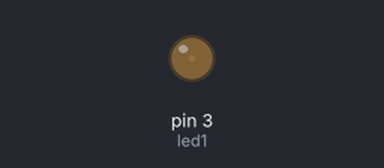
Recording of a sketch running on a simulated Arduino Uno, built with avr-gcc and run on an emulated ATmega328P. Shown: output pins drawn as LEDs (lit = HIGH).

Above: at 0.05 s.
At 1.3 s:
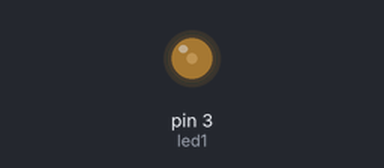
At 2.55 s:
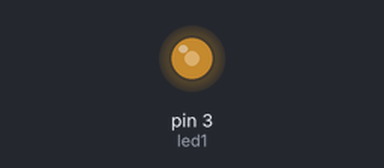
At 5.1 s:
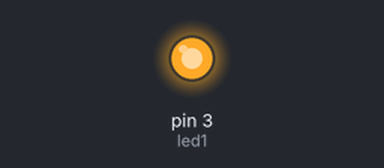
Timing chart, 0 to 6.7 s (numbered marks = the images above):
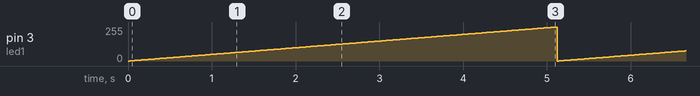

The sketch:

K612.ino
```cpp
int led1 = 3;                   //definiraj led1 = 3
int jacina;                     //definiraj varijablu jacina

void setup() {
  pinMode(led1, OUTPUT);        //postavi izvod led1 kao izlazni
  digitalWrite(led1, LOW);      //isključi LED diodu 1 - početno stanje
}

void loop() {
  for (jacina=0;jacina<256;jacina++){
                                //vrti varijablu jacina od 0 do 255 u koracima od 1
    analogWrite(led1, jacina);  //LED 1 mijenja jačinu svijetla
    delay(20);                  //čekaj 20 ms
   }
}
```

Measured:
- by itself, pin 3 (led1): ramps from 0/255 to 255/255 and jumps back, once every 5.1 s
